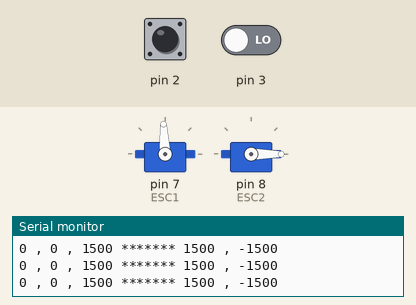
A sketch run on a simulated Arduino Uno, built with avr-gcc and run on an emulated ATmega328P. On the bench: 2 × servo, the last lines printed to the serial monitor. Inputs (shaded band) come from the test bench; at power-on: pin 2 LOW, pin 3 LOW.

Above: at 1.2 s.
1.3 s: pin 2 pulsed HIGH 2 times (0.12 s each, 0.3 s apart)
At 2.3 s:
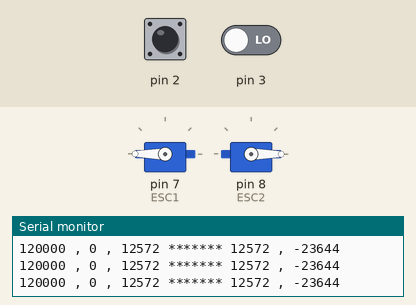
Timing chart, 0 to 4.3 s (numbered marks = the images above; inputs shaded):
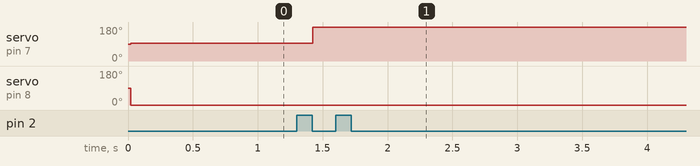

The sketch:

servomixer01.ino
```cpp
#include <Servo.h>

Servo ESC1;
Servo ESC2;

volatile long pwm;
volatile boolean done;
unsigned long start;

volatile long pwm2;
volatile boolean done2;
unsigned long start2;

int diff;
int out1;
int out2;

unsigned long currentMillis;

long previousMillis = 0;    // set up timers
long interval = 20;        // time constant for timers

void setup() {
  pinMode(2, INPUT);
  pinMode(3, INPUT);
  attachInterrupt(0, timeit, CHANGE);
  attachInterrupt(1, timeit2, CHANGE);

  ESC1.attach(7);
  ESC2.attach(8);

  Serial.begin(115200);

}


void timeit() {
    if (digitalRead(2) == HIGH) {
      start = micros();
    }
    else {
      pwm = micros() - start;
      done = true;
    }
  }

void timeit2() {
    if (digitalRead(3) == HIGH) {
      start2 = micros();
    }
    else {
      pwm2 = micros() - start2;
      done2 = true;
    }
  }


void loop() {

  currentMillis = millis();
  if (currentMillis - previousMillis >= interval) {  //start timed event
      previousMillis = currentMillis;

      Serial.print (pwm);
      Serial.print (" , ");
      Serial.print (pwm2);
      Serial.print (" , ");
      Serial.print (diff);
      Serial.print (" ******* ");
      Serial.print (out1);
      Serial.print (" , ");
      Serial.println (out2);

      diff = 1500-pwm;

      out1 = pwm2+diff;
      out2 = pwm-diff;

      ESC1.write(out1);
      ESC2.write(out2);

      if (!done)
          return;
          done = false;

      if (!done2)
          return;
          done2 = false;


  } // end of timed event

}
```

Measured:
- after the input at 1.3 s, servo on pin 7 (ESC1): 93° → 180° after 0.12 s
